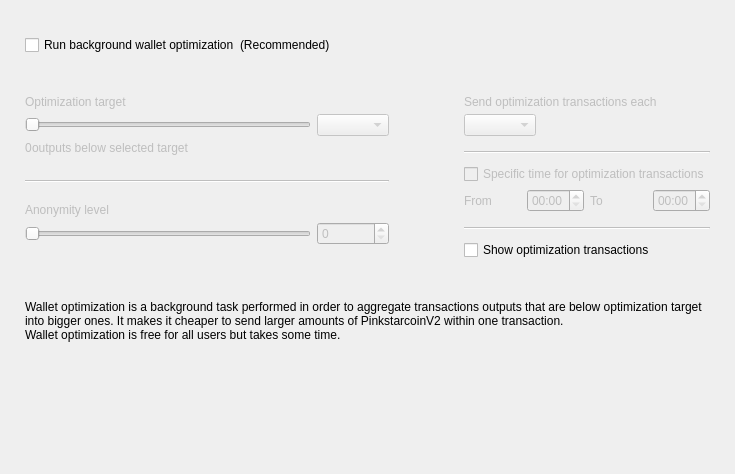
<?xml version="1.0" encoding="UTF-8"?>
<ui version="4.0">
 <class>OptimizationOptionsFrame</class>
 <widget class="QFrame" name="OptimizationOptionsFrame">
  <property name="geometry">
   <rect>
    <x>0</x>
    <y>0</y>
    <width>735</width>
    <height>474</height>
   </rect>
  </property>
  <property name="windowTitle">
   <string>Frame</string>
  </property>
  <property name="frameShape">
   <enum>QFrame::NoFrame</enum>
  </property>
  <property name="frameShadow">
   <enum>QFrame::Raised</enum>
  </property>
  <layout class="QVBoxLayout" name="verticalLayout">
   <property name="spacing">
    <number>0</number>
   </property>
   <property name="leftMargin">
    <number>25</number>
   </property>
   <property name="topMargin">
    <number>35</number>
   </property>
   <property name="rightMargin">
    <number>25</number>
   </property>
   <property name="bottomMargin">
    <number>0</number>
   </property>
   <item>
    <layout class="QHBoxLayout" name="horizontalLayout_2">
     <item>
      <widget class="QCheckBox" name="m_enableOptimizationCheck">
       <property name="text">
        <string>Run background wallet optimization</string>
       </property>
      </widget>
     </item>
     <item>
      <widget class="WalletGui::WalletNormalGrayTextLabel" name="label_8">
       <property name="text">
        <string>(Recommended)</string>
       </property>
      </widget>
     </item>
     <item>
      <spacer name="horizontalSpacer">
       <property name="orientation">
        <enum>Qt::Horizontal</enum>
       </property>
       <property name="sizeHint" stdset="0">
        <size>
         <width>40</width>
         <height>20</height>
        </size>
       </property>
      </spacer>
     </item>
    </layout>
   </item>
   <item>
    <spacer name="verticalSpacer_2">
     <property name="orientation">
      <enum>Qt::Vertical</enum>
     </property>
     <property name="sizeType">
      <enum>QSizePolicy::Fixed</enum>
     </property>
     <property name="sizeHint" stdset="0">
      <size>
       <width>20</width>
       <height>40</height>
      </size>
     </property>
    </spacer>
   </item>
   <item>
    <widget class="QWidget" name="m_optimizationOptionsWidget" native="true">
     <property name="enabled">
      <bool>true</bool>
     </property>
     <layout class="QHBoxLayout" name="horizontalLayout">
      <property name="spacing">
       <number>75</number>
      </property>
      <property name="leftMargin">
       <number>0</number>
      </property>
      <property name="topMargin">
       <number>0</number>
      </property>
      <property name="rightMargin">
       <number>0</number>
      </property>
      <property name="bottomMargin">
       <number>0</number>
      </property>
      <item alignment="Qt::AlignTop">
       <widget class="QWidget" name="widget1" native="true">
        <property name="enabled">
         <bool>false</bool>
        </property>
        <layout class="QGridLayout" name="gridLayout" columnstretch="50,0,0,0">
         <property name="leftMargin">
          <number>0</number>
         </property>
         <property name="topMargin">
          <number>0</number>
         </property>
         <property name="rightMargin">
          <number>0</number>
         </property>
         <property name="bottomMargin">
          <number>0</number>
         </property>
         <property name="verticalSpacing">
          <number>5</number>
         </property>
         <item row="0" column="0" colspan="4">
          <widget class="WalletGui::WalletNormalBlackTextLabel" name="label_5">
           <property name="text">
            <string>Optimization target</string>
           </property>
           <property name="indent">
            <number>0</number>
           </property>
          </widget>
         </item>
         <item row="4" column="0" colspan="4">
          <spacer name="verticalSpacer_3">
           <property name="orientation">
            <enum>Qt::Vertical</enum>
           </property>
           <property name="sizeType">
            <enum>QSizePolicy::Fixed</enum>
           </property>
           <property name="sizeHint" stdset="0">
            <size>
             <width>20</width>
             <height>20</height>
            </size>
           </property>
          </spacer>
         </item>
         <item row="1" column="0" colspan="3">
          <widget class="QSlider" name="m_thresholdSlider">
           <property name="maximum">
            <number>6</number>
           </property>
           <property name="pageStep">
            <number>1</number>
           </property>
           <property name="orientation">
            <enum>Qt::Horizontal</enum>
           </property>
          </widget>
         </item>
         <item row="1" column="3">
          <widget class="QComboBox" name="m_thresholdCombo"/>
         </item>
         <item row="5" column="0" colspan="4">
          <widget class="Line" name="line">
           <property name="orientation">
            <enum>Qt::Horizontal</enum>
           </property>
          </widget>
         </item>
         <item row="6" column="0" colspan="4">
          <spacer name="verticalSpacer_4">
           <property name="orientation">
            <enum>Qt::Vertical</enum>
           </property>
           <property name="sizeType">
            <enum>QSizePolicy::Fixed</enum>
           </property>
           <property name="sizeHint" stdset="0">
            <size>
             <width>20</width>
             <height>15</height>
            </size>
           </property>
          </spacer>
         </item>
         <item row="8" column="3">
          <widget class="QSpinBox" name="m_mixinSpin">
           <property name="buttonSymbols">
            <enum>QAbstractSpinBox::UpDownArrows</enum>
           </property>
          </widget>
         </item>
         <item row="7" column="0" colspan="4">
          <widget class="WalletGui::WalletNormalBlackTextLabel" name="label_7">
           <property name="text">
            <string>Anonymity level</string>
           </property>
           <property name="indent">
            <number>0</number>
           </property>
          </widget>
         </item>
         <item row="8" column="0" colspan="3">
          <widget class="QSlider" name="m_mixinSlider">
           <property name="pageStep">
            <number>1</number>
           </property>
           <property name="orientation">
            <enum>Qt::Horizontal</enum>
           </property>
          </widget>
         </item>
         <item row="2" column="0" colspan="4">
          <spacer name="verticalSpacer_12">
           <property name="orientation">
            <enum>Qt::Vertical</enum>
           </property>
           <property name="sizeType">
            <enum>QSizePolicy::Fixed</enum>
           </property>
           <property name="sizeHint" stdset="0">
            <size>
             <width>20</width>
             <height>0</height>
            </size>
           </property>
          </spacer>
         </item>
         <item row="3" column="0" colspan="4">
          <layout class="QHBoxLayout" name="horizontalLayout_3" stretch="0,1">
           <item>
            <widget class="QLabel" name="m_nonOptimizedOutputsLabel">
             <property name="text">
              <string>0</string>
             </property>
            </widget>
           </item>
           <item>
            <widget class="WalletGui::WalletNormalBlackTextLabel" name="m_nonOptimizedOutputsTextLabel">
             <property name="text">
              <string>outputs below selected target</string>
             </property>
            </widget>
           </item>
          </layout>
         </item>
        </layout>
       </widget>
      </item>
      <item>
       <layout class="QVBoxLayout" name="verticalLayout_3">
        <property name="spacing">
         <number>10</number>
        </property>
        <property name="rightMargin">
         <number>0</number>
        </property>
        <property name="bottomMargin">
         <number>0</number>
        </property>
        <item>
         <widget class="QWidget" name="widget2" native="true">
          <property name="enabled">
           <bool>false</bool>
          </property>
          <layout class="QGridLayout" name="gridLayout_2" columnstretch="0,0,0,0">
           <property name="leftMargin">
            <number>0</number>
           </property>
           <property name="topMargin">
            <number>0</number>
           </property>
           <property name="rightMargin">
            <number>0</number>
           </property>
           <property name="bottomMargin">
            <number>0</number>
           </property>
           <property name="verticalSpacing">
            <number>5</number>
           </property>
           <item row="2" column="0" colspan="2" alignment="Qt::AlignLeft">
            <widget class="QComboBox" name="m_periodCombo"/>
           </item>
           <item row="8" column="0">
            <widget class="WalletGui::WalletNormalBlackTextLabel" name="label_2">
             <property name="text">
              <string>From</string>
             </property>
            </widget>
           </item>
           <item row="8" column="1">
            <widget class="QTimeEdit" name="m_startTimeEdit">
             <property name="enabled">
              <bool>false</bool>
             </property>
             <property name="displayFormat">
              <string>HH:mm</string>
             </property>
            </widget>
           </item>
           <item row="8" column="2">
            <widget class="WalletGui::WalletNormalBlackTextLabel" name="label_3">
             <property name="text">
              <string>To</string>
             </property>
            </widget>
           </item>
           <item row="8" column="3">
            <widget class="QTimeEdit" name="m_stopTimeEdit">
             <property name="enabled">
              <bool>false</bool>
             </property>
             <property name="displayFormat">
              <string>HH:mm</string>
             </property>
            </widget>
           </item>
           <item row="6" column="0" colspan="4">
            <widget class="QCheckBox" name="m_optimizationTimeCheck">
             <property name="text">
              <string>Specific time for optimization transactions</string>
             </property>
            </widget>
           </item>
           <item row="4" column="0" colspan="4">
            <widget class="Line" name="line_2">
             <property name="orientation">
              <enum>Qt::Horizontal</enum>
             </property>
            </widget>
           </item>
           <item row="0" column="0" colspan="4">
            <widget class="WalletGui::WalletNormalBlackTextLabel" name="label_4">
             <property name="text">
              <string>Send optimization transactions each</string>
             </property>
             <property name="indent">
              <number>0</number>
             </property>
            </widget>
           </item>
           <item row="7" column="0" colspan="4">
            <spacer name="verticalSpacer_8">
             <property name="orientation">
              <enum>Qt::Vertical</enum>
             </property>
             <property name="sizeType">
              <enum>QSizePolicy::Fixed</enum>
             </property>
             <property name="sizeHint" stdset="0">
              <size>
               <width>20</width>
               <height>0</height>
              </size>
             </property>
            </spacer>
           </item>
           <item row="3" column="0" colspan="4">
            <spacer name="verticalSpacer_6">
             <property name="orientation">
              <enum>Qt::Vertical</enum>
             </property>
             <property name="sizeType">
              <enum>QSizePolicy::Fixed</enum>
             </property>
             <property name="sizeHint" stdset="0">
              <size>
               <width>20</width>
               <height>10</height>
              </size>
             </property>
            </spacer>
           </item>
           <item row="10" column="0" colspan="4">
            <widget class="Line" name="line_3">
             <property name="orientation">
              <enum>Qt::Horizontal</enum>
             </property>
            </widget>
           </item>
           <item row="1" column="0" colspan="4">
            <spacer name="verticalSpacer_5">
             <property name="orientation">
              <enum>Qt::Vertical</enum>
             </property>
             <property name="sizeType">
              <enum>QSizePolicy::Fixed</enum>
             </property>
             <property name="sizeHint" stdset="0">
              <size>
               <width>20</width>
               <height>0</height>
              </size>
             </property>
            </spacer>
           </item>
           <item row="5" column="0" colspan="4">
            <spacer name="verticalSpacer_7">
             <property name="orientation">
              <enum>Qt::Vertical</enum>
             </property>
             <property name="sizeType">
              <enum>QSizePolicy::Fixed</enum>
             </property>
             <property name="sizeHint" stdset="0">
              <size>
               <width>20</width>
               <height>5</height>
              </size>
             </property>
            </spacer>
           </item>
           <item row="9" column="0" colspan="4">
            <spacer name="verticalSpacer_10">
             <property name="orientation">
              <enum>Qt::Vertical</enum>
             </property>
             <property name="sizeType">
              <enum>QSizePolicy::Fixed</enum>
             </property>
             <property name="sizeHint" stdset="0">
              <size>
               <width>20</width>
               <height>10</height>
              </size>
             </property>
            </spacer>
           </item>
          </layout>
         </widget>
        </item>
        <item>
         <widget class="QCheckBox" name="m_showFusionTransactionsCheck">
          <property name="enabled">
           <bool>true</bool>
          </property>
          <property name="text">
           <string>Show optimization transactions</string>
          </property>
         </widget>
        </item>
       </layout>
      </item>
     </layout>
    </widget>
   </item>
   <item>
    <spacer name="verticalSpacer_11">
     <property name="orientation">
      <enum>Qt::Vertical</enum>
     </property>
     <property name="sizeType">
      <enum>QSizePolicy::Fixed</enum>
     </property>
     <property name="sizeHint" stdset="0">
      <size>
       <width>20</width>
       <height>40</height>
      </size>
     </property>
    </spacer>
   </item>
   <item>
    <widget class="WalletGui::WalletExtraNormalGrayTextLabel" name="m_helpLabel">
     <property name="text">
      <string>Wallet optimization is a background task performed in order to aggregate transactions outputs that are below optimization target into bigger ones. It makes it cheaper to send larger amounts of PinkstarcoinV2 within one transaction.
Wallet optimization is free for all users but takes some time.</string>
     </property>
     <property name="wordWrap">
      <bool>true</bool>
     </property>
    </widget>
   </item>
   <item>
    <spacer name="verticalSpacer">
     <property name="orientation">
      <enum>Qt::Vertical</enum>
     </property>
     <property name="sizeHint" stdset="0">
      <size>
       <width>20</width>
       <height>40</height>
      </size>
     </property>
    </spacer>
   </item>
  </layout>
 </widget>
 <customwidgets>
  <customwidget>
   <class>WalletGui::WalletNormalGrayTextLabel</class>
   <extends>QLabel</extends>
   <header>Gui/Common/WalletTextLabel.h</header>
  </customwidget>
  <customwidget>
   <class>WalletGui::WalletNormalBlackTextLabel</class>
   <extends>QLabel</extends>
   <header>Gui/Common/WalletTextLabel.h</header>
  </customwidget>
  <customwidget>
   <class>WalletGui::WalletExtraNormalGrayTextLabel</class>
   <extends>QLabel</extends>
   <header>Gui/Common/WalletTextLabel.h</header>
  </customwidget>
 </customwidgets>
 <resources/>
 <connections>
  <connection>
   <sender>m_enableOptimizationCheck</sender>
   <signal>toggled(bool)</signal>
   <receiver>widget1</receiver>
   <slot>setEnabled(bool)</slot>
   <hints>
    <hint type="sourcelabel">
     <x>147</x>
     <y>47</y>
    </hint>
    <hint type="destinationlabel">
     <x>176</x>
     <y>204</y>
    </hint>
   </hints>
  </connection>
  <connection>
   <sender>m_thresholdSlider</sender>
   <signal>valueChanged(int)</signal>
   <receiver>OptimizationOptionsFrame</receiver>
   <slot>thresholdChanged(int)</slot>
   <hints>
    <hint type="sourcelabel">
     <x>116</x>
     <y>139</y>
    </hint>
    <hint type="destinationlabel">
     <x>355</x>
     <y>194</y>
    </hint>
   </hints>
  </connection>
  <connection>
   <sender>m_mixinSlider</sender>
   <signal>valueChanged(int)</signal>
   <receiver>OptimizationOptionsFrame</receiver>
   <slot>mixinChanged(int)</slot>
   <hints>
    <hint type="sourcelabel">
     <x>116</x>
     <y>240</y>
    </hint>
    <hint type="destinationlabel">
     <x>367</x>
     <y>236</y>
    </hint>
   </hints>
  </connection>
  <connection>
   <sender>m_optimizationTimeCheck</sender>
   <signal>toggled(bool)</signal>
   <receiver>m_startTimeEdit</receiver>
   <slot>setEnabled(bool)</slot>
   <hints>
    <hint type="sourcelabel">
     <x>543</x>
     <y>179</y>
    </hint>
    <hint type="destinationlabel">
     <x>501</x>
     <y>207</y>
    </hint>
   </hints>
  </connection>
  <connection>
   <sender>m_optimizationTimeCheck</sender>
   <signal>toggled(bool)</signal>
   <receiver>m_stopTimeEdit</receiver>
   <slot>setEnabled(bool)</slot>
   <hints>
    <hint type="sourcelabel">
     <x>543</x>
     <y>179</y>
    </hint>
    <hint type="destinationlabel">
     <x>643</x>
     <y>207</y>
    </hint>
   </hints>
  </connection>
  <connection>
   <sender>m_mixinSpin</sender>
   <signal>valueChanged(int)</signal>
   <receiver>OptimizationOptionsFrame</receiver>
   <slot>mixinChanged(int)</slot>
   <hints>
    <hint type="sourcelabel">
     <x>273</x>
     <y>271</y>
    </hint>
    <hint type="destinationlabel">
     <x>367</x>
     <y>236</y>
    </hint>
   </hints>
  </connection>
  <connection>
   <sender>m_thresholdCombo</sender>
   <signal>currentIndexChanged(int)</signal>
   <receiver>OptimizationOptionsFrame</receiver>
   <slot>thresholdChanged(int)</slot>
   <hints>
    <hint type="sourcelabel">
     <x>270</x>
     <y>139</y>
    </hint>
    <hint type="destinationlabel">
     <x>367</x>
     <y>236</y>
    </hint>
   </hints>
  </connection>
  <connection>
   <sender>m_enableOptimizationCheck</sender>
   <signal>toggled(bool)</signal>
   <receiver>widget2</receiver>
   <slot>setEnabled(bool)</slot>
   <hints>
    <hint type="sourcelabel">
     <x>158</x>
     <y>48</y>
    </hint>
    <hint type="destinationlabel">
     <x>556</x>
     <y>197</y>
    </hint>
   </hints>
  </connection>
 </connections>
 <slots>
  <slot>thresholdChanged(int)</slot>
  <slot>mixinChanged(int)</slot>
 </slots>
</ui>
